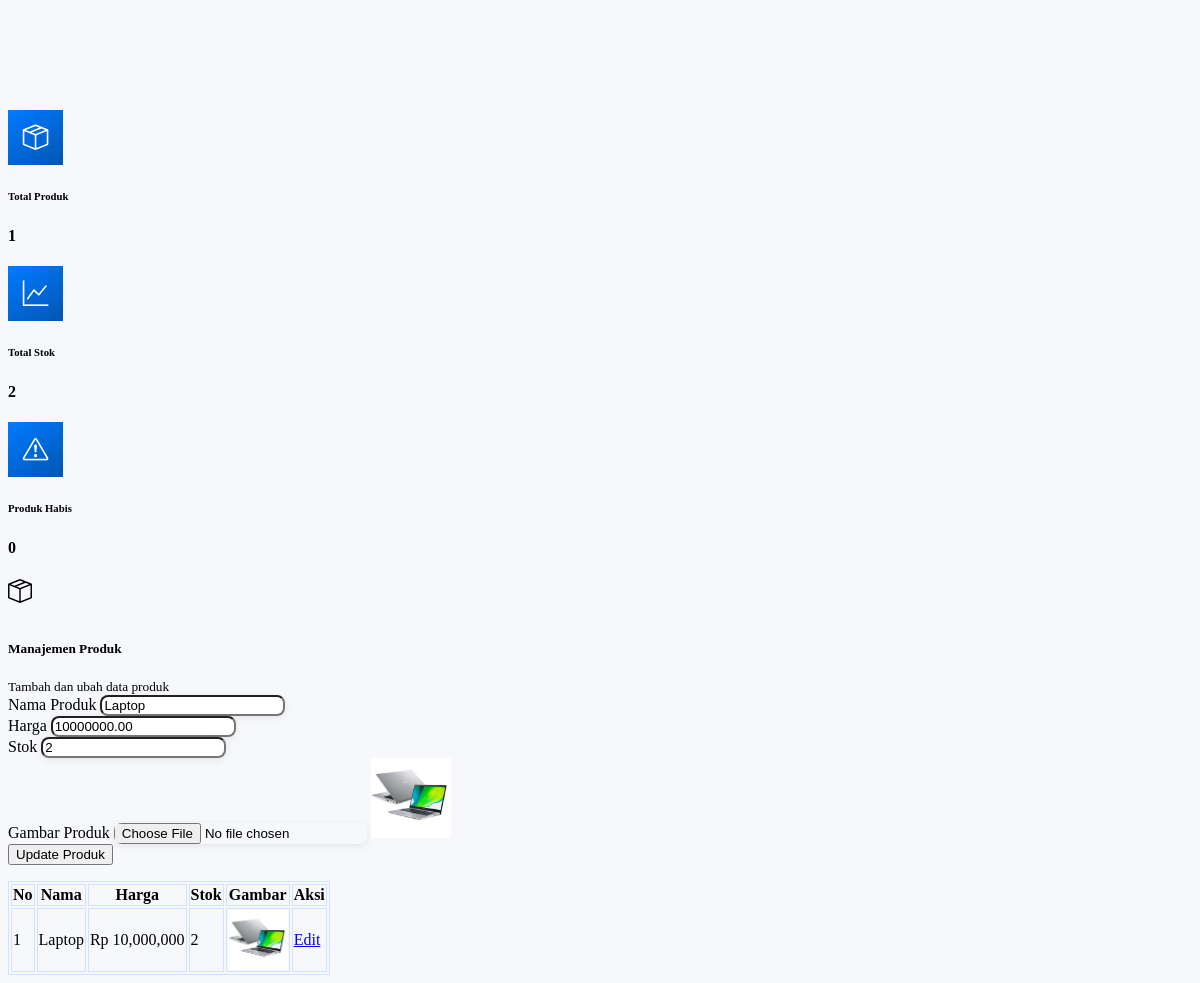
The app's page /dataproduk.php?page=dataproduk&edit=4 with its own data.
### tables this page shows
CREATE TABLE `tbproduk` (
  `ProdukID` int(11) NOT NULL,
  `NamaProduk` varchar(255) NOT NULL,
  `Harga` decimal(10,2) NOT NULL,
  `Stok` int(11) NOT NULL,
  `gambar` varchar(255) NOT NULL
);

### dataproduk.php (the view, shortened to what this page needs)
<?php
include 'lib/koneksi.php';
$edit_mode = false;
$produk_edit = [
    'ProdukID' => '',
    'NamaProduk' => '',
    'Harga' => '',
    'Stok' => '',
    'gambar' => ''
];
if (isset($_GET['edit'])) {
    $id = $_GET['edit'];
    $edit_mode = true;
    try {
        $stmt = $conn->prepare("SELECT * FROM tbproduk WHERE ProdukID = :id");
        $stmt->bindParam(':id', $id);
        $stmt->execute();
        $produk_edit = $stmt->fetch(PDO::FETCH_ASSOC);
    } catch (PDOException $e) {
        $pesan = "Gagal mengambil data produk: " . $e->getMessage();
    }
}
try {
    $stmt = $conn->query("SELECT * FROM tbproduk ORDER BY ProdukID DESC");
    $produk = $stmt->fetchAll(PDO::FETCH_ASSOC);
    $total_produk = count($produk);
    $total_stok = array_sum(array_column($produk, 'Stok'));
    $produk_habis = count(array_filter($produk, function ($item) {
        return $item['Stok'] == 0;
    }));
} catch (PDOException $e) {
    $pesan = "Gagal mengambil data produk: " . $e->getMessage();
}
?>
<link href="https://cdn.jsdelivr.net/npm/bootstrap-icons@1.10.5/font/bootstrap-icons.css" rel="stylesheet">
<div class="container" style="margin-top: 110px; max-width: 1100px;">
    <div class="row mb-4">
        <div class="col-md-4">
            <div class="stat-card p-3 shadow bg-white rounded-4 d-flex align-items-center">
                <div class="rounded-circle icon-box me-3">
                    <i class="bi bi-box-seam"></i>
                </div>
                <div>
                    <h6 class="text-muted mb-0">Total Produk</h6>
                    <h4 class="fw-bold mb-0"> <?= $total_produk ?> </h4>
                </div>
            </div>
        </div>
        <div class="col-md-4">
            <div class="stat-card p-3 shadow bg-white rounded-4 d-flex align-items-center">
                <div class="rounded-circle icon-box me-3">
                    <i class="bi bi-graph-up"></i>
                </div>
                <div>
                    <h6 class="text-muted mb-0">Total Stok</h6>
                    <h4 class="fw-bold mb-0"> <?= $total_stok ?> </h4>
                </div>
            </div>
        </div>
        <div class="col-md-4">
            <div class="stat-card p-3 shadow bg-white rounded-4 d-flex align-items-center">
                <div class="rounded-circle icon-box me-3">
                    <i class="bi bi-exclamation-triangle"></i>
                </div>
                <div>
                    <h6 class="text-muted mb-0">Produk Habis</h6>
                    <h4 class="fw-bold mb-0"> <?= $produk_habis ?> </h4>
                </div>
            </div>
        </div>
    </div>
    <div class="card shadow mb-5">
        <div class="card-header bg-primary text-white d-flex align-items-center gap-3">
            <div class="bg-white rounded-circle d-flex align-items-center justify-content-center" style="width: 40px; height: 40px;">
                <i class="bi bi-box-seam text-primary" style="font-size: 1.5rem;"></i>
            </div>
            <div>
                <h5 class="mb-0">Manajemen Produk</h5>
                <small class="text-white-50">Tambah dan ubah data produk</small>
            </div>
        </div>
        <div class="card-body">
            <form method="POST" enctype="multipart/form-data" class="mb-4">
                <div class="row g-3">
                    <div class="col-md-4">
                        <label class="form-label text-dark">Nama Produk</label>
                        <input type="text" name="nama" class="form-control" value="<?= $produk_edit['NamaProduk'] ?>" required>
                    </div>
                    <div class="col-md-4">
                        <label class="form-label text-dark">Harga</label>
                        <input type="number" name="harga" class="form-control" value="<?= $produk_edit['Harga'] ?>" required>
                    </div>
                    <div class="col-md-4">
                        <label class="form-label text-dark">Stok</label>
                        <input type="number" name="stok" class="form-control" value="<?= $produk_edit['Stok'] ?>" required>
                    </div>
                    <div class="col-md-6">
                        <label class="form-label text-dark">Gambar Produk</label>
                        <input type="file" name="gambar" class="form-control">
                        <?php if ($edit_mode && $produk_edit['gambar']): ?>
                            <img src="uploads/<?= $produk_edit['gambar'] ?>" width="80" class="mt-2 rounded shadow-sm d-block">
                        <?php endif; ?>
                    </div>
                    <div class="col-md-6 d-flex align-items-end">
                        <button type="submit" name="simpan" class="btn btn-primary w-100">
                            <?= $edit_mode ? 'Update Produk' : 'Simpan Produk' ?>
                        </button>
                    </div>
                </div>
            </form>
            <div class="table-responsive">
                <table class="table table-hover align-middle text-center mb-0 table-bordered-blue">
                    <thead class="table-light">
                        <tr>
                            <th>No</th>
                            <th>Nama</th>
                            <th>Harga</th>
                            <th>Stok</th>
                            <th>Gambar</th>
                            <th>Aksi</th>
                        </tr>
                    </thead>
                    <tbody>
                        <?php $no = 1; foreach ($produk as $row): ?>
                            <tr>
                                <td><?= $no++ ?></td>
                                <td class="text-start"> <?= $row['NamaProduk'] ?> </td>
                                <td>Rp <?= number_format($row['Harga']) ?> </td>
                                <td>
                                    <span class="badge bg-<?= $row['Stok'] == 0 ? 'danger' : 'success' ?>">
                                        <?= $row['Stok'] == 0 ? 'Habis' : $row['Stok'] ?>
                                    </span>
                                </td>
                                <td>
                                    <?php if ($row['gambar']): ?>
                                        <img src="uploads/<?= $row['gambar'] ?>" width="60" class="rounded shadow-sm">
                                    <?php else: ?>
                                        <span class="text-muted">Tidak ada</span>
                                    <?php endif; ?>
                                </td>
                                <td>
                                    <a href="?page=dataproduk&edit=<?= $row['ProdukID'] ?>" class="btn btn-warning btn-sm">Edit</a>
                                </td>
                            </tr>
                        <?php endforeach ?>
                    </tbody>
                </table>
            </div>
        </div>
    </div>
</div>

### dataproduk.php (style rules this page uses)
.stat-card { transition: all 0.3s ease; border: none; }
.form-control { box-shadow: 0 2px 8px rgba(0,0,0,0.08); border-radius: 0.5rem; }
.table-bordered-blue thead th, .table-bordered-blue tbody td { border: 1px solid #cfe2ff; }
.table-bordered-blue { border: 1px solid #cfe2ff; }
.rounded-circle.icon-box { width: 55px; height: 55px; background: linear-gradient(145deg, #007bff, #0056b3); display: flex; align-items: center; justify-content: center; color: #fff; font-size: 1.6rem; }

### records on screen
tbproduk: Stok "0", nama "Laptop", harga "10000000.00", stok "2", gambar (picture), NamaProduk "Laptop", Harga "10,000,000", Stok "2"

### other values on screen
$total_produk "1"
$total_stok "2"
